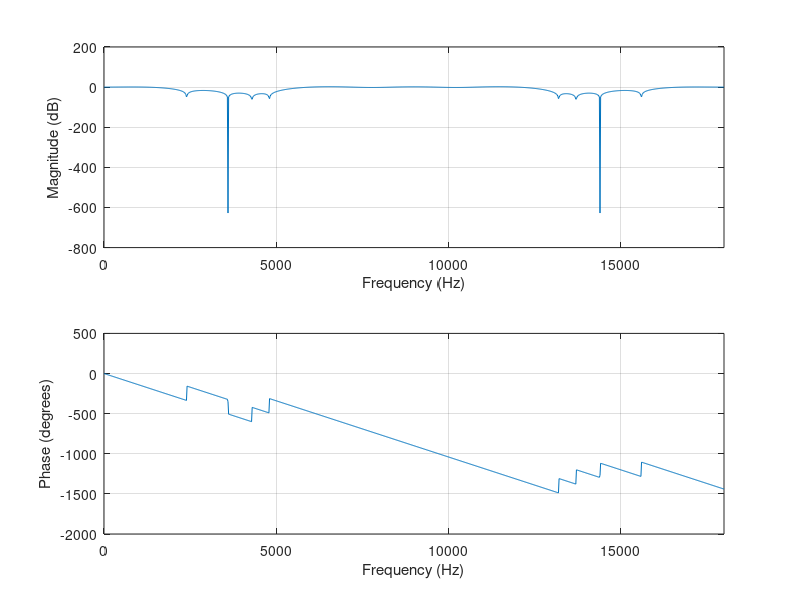

Write the MATLAB code that produced this figure.
clc
clear all;
close all;
%%%%%%%%%%%%%%%%%%%%%%%%%%%%%%%%%%%%%%%%%%%%%%%%%%%%%%%%%%%%%%%%%%%%%%%%%%%%%%%

N=15;

phi=(-pi*(N-1))/N;

H=[1*exp(j*phi*0), 1*exp(j*phi*1), 0*exp(j*phi*2), 0*exp(j*phi*3), 0*exp(j*phi*4), 1*exp(j*phi*5) 1*exp(j*phi*6) 1*exp(j*phi*7) 1*exp(j*phi*8) 1*exp(-j*phi*6) 1*exp(-j*phi*5) 0*exp(-j*phi*4) 0*exp(-j*phi*3) 0*exp(-j*phi*2) 1*exp(-j*phi*1)];
h=ifft(H);

freqz(h, 1, 1000, 18e3);

%%%%%%%%%%%%%%%%%%%%%%%%%%%
% 
% clc
% clear all;
% close all;
% %%%%%%%%%%%%%%%%%%%%%%%%%%%%%%%%%%%%%%%%%%%%%%%%%%%%%%%%%%%%%%%%%%%%%%%%%%%%%%
% 
% N=15;
% 
% phi=(-pi*(N-1))/N;
% 
% H=[0, 0, 1*exp(j*phi*2), 1*exp(j*phi*3), 0, 0, 0, 0, 0, 0, 0, 0, 1*exp(-j*phi*3) 1*exp(-j*phi*2) 0];
% h=ifft(H);
% 
% freqz(h, 1, 1000, 18e3);